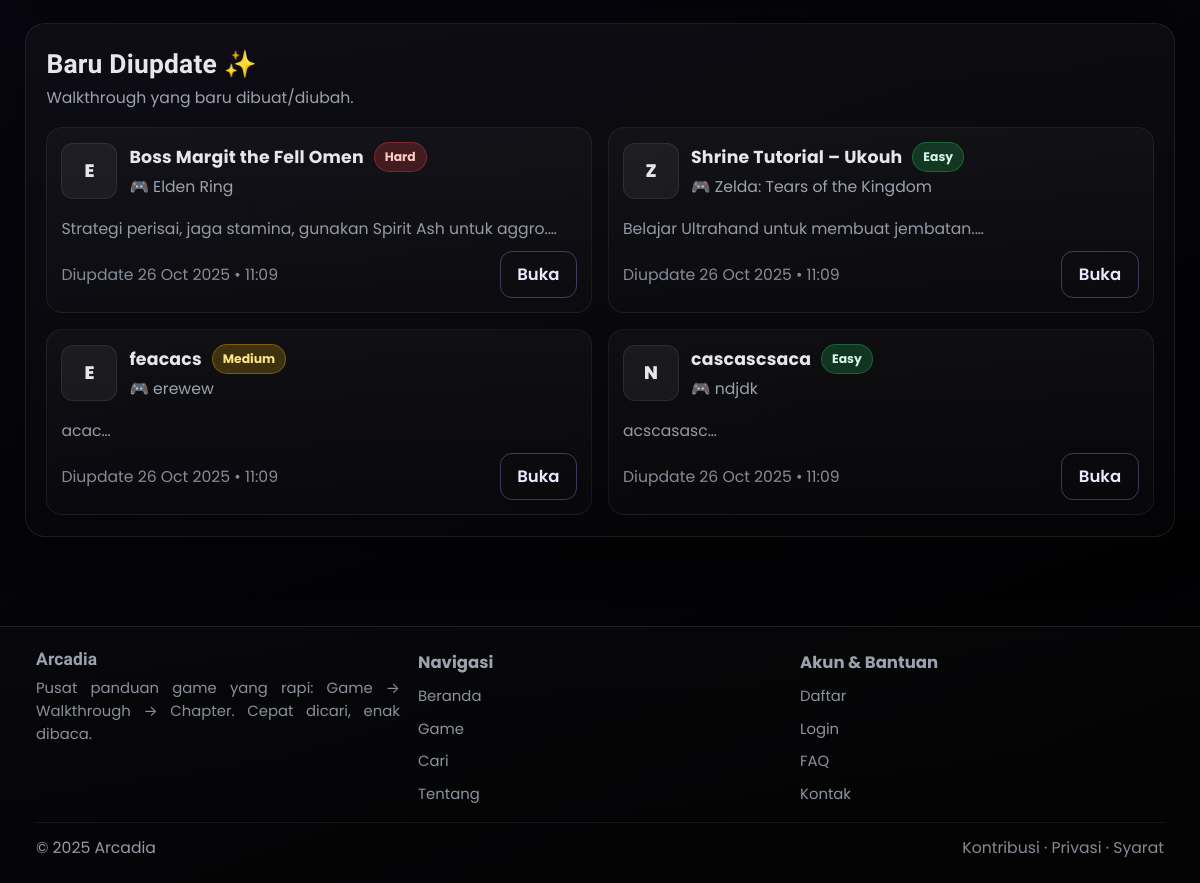
/public/index.php?genre=Action RPG (lower part), run on an earlier commit of the app's database.
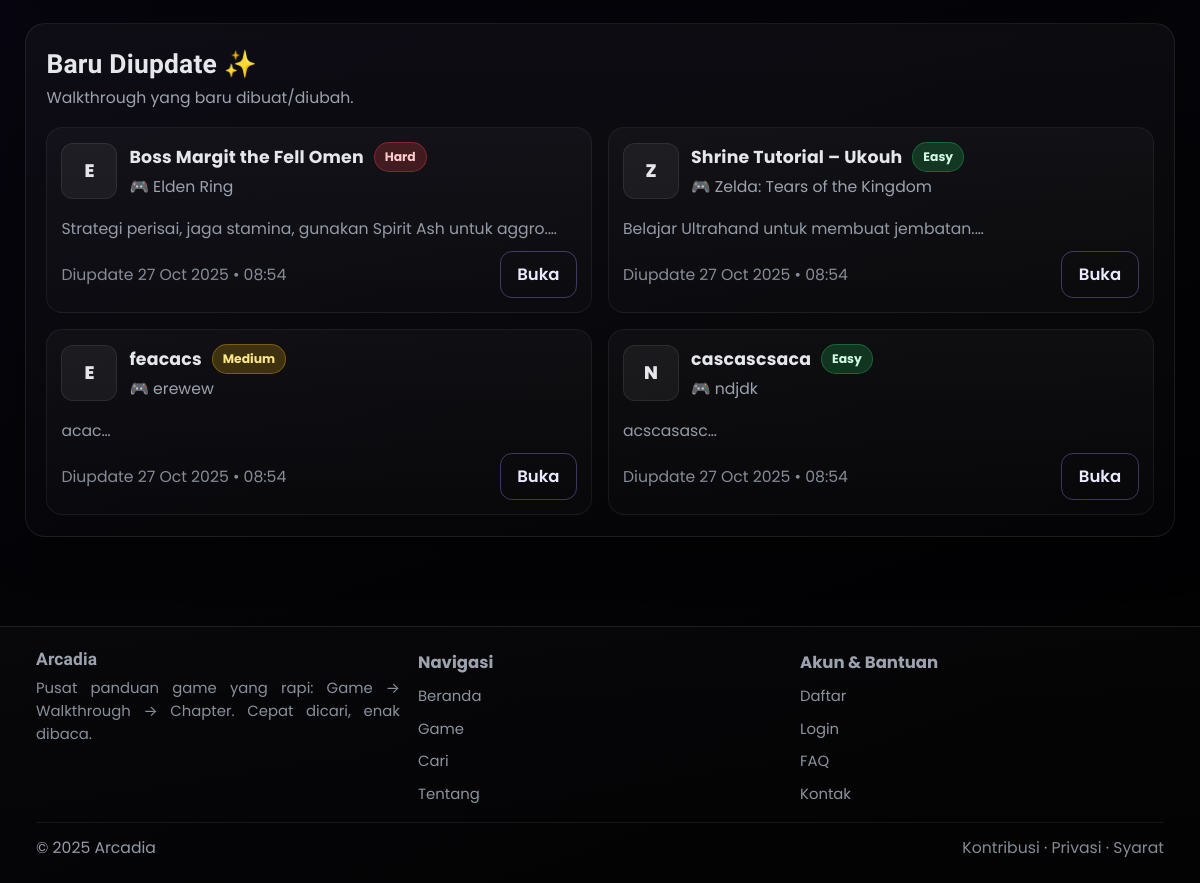
And on a later commit of the database.
### tables this page shows
CREATE TABLE `walkthroughs` (
  `id` int(11) NOT NULL,
  `game_id` int(11) NOT NULL,
  `title` varchar(150) NOT NULL,
  `overview` text DEFAULT NULL,
  `difficulty` enum('Easy','Medium','Hard') DEFAULT 'Medium',
  `created_at` datetime NOT NULL DEFAULT current_timestamp(),
  `updated_at` datetime DEFAULT NULL
);

CREATE TABLE `games` (
  `id` int(11) NOT NULL,
  `title` varchar(150) NOT NULL,
  `genre` varchar(80) DEFAULT NULL,
  `platform` varchar(80) DEFAULT NULL,
  `release_year` int(11) DEFAULT NULL,
  `image_url` varchar(255) DEFAULT NULL,
  `description` text DEFAULT NULL
);

### lib/db.php (called while the page is built, shortened)
<?php
function db_all($mysqli, $sql, $params = [], $types = '')
{
  $stmt = $mysqli->prepare($sql);
  if ($params)
    $stmt->bind_param($types ?: str_repeat('s', count($params)), ...$params);
  $stmt->execute();
  $res = $stmt->get_result();
  $rows = $res ? $res->fetch_all(MYSQLI_ASSOC) : [];
  return $rows;
}
?>

### lib/helpers.php (called while the page is built, shortened)
<?php
function e($s)
{
  return htmlspecialchars((string) $s, ENT_QUOTES, 'UTF-8');
}
?>

### public/index.php (the view, shortened to what this page needs)
<?php
require_once __DIR__ . '/../config.php';
require_once __DIR__ . '/../lib/db.php';
require_once __DIR__ . '/../lib/helpers.php';
include __DIR__ . '/_header.php';
$hasUpdated = db_one(
  $mysqli,
  "SELECT COUNT(*) AS n
     FROM information_schema.COLUMNS
    WHERE TABLE_SCHEMA = DATABASE()
      AND TABLE_NAME = 'walkthroughs'
      AND COLUMN_NAME = 'updated_at'"
);
$hasCreated = db_one(
  $mysqli,
  "SELECT COUNT(*) AS n
     FROM information_schema.COLUMNS
    WHERE TABLE_SCHEMA = DATABASE()
      AND TABLE_NAME = 'walkthroughs'
      AND COLUMN_NAME = 'created_at'"
);
$useUpdated = (int)($hasUpdated['n'] ?? 0) > 0;
$useCreated = (int)($hasCreated['n'] ?? 0) > 0;
if ($useUpdated) {
  $recentWalks = db_all(
    $mysqli,
    "SELECT w.id, w.title, w.difficulty,
            COALESCE(w.updated_at, w.created_at) AS updated_at,
            LEFT(COALESCE(w.overview,''),140) AS preview,
            g.id AS game_id, g.title AS game_title, g.image_url AS game_image
       FROM walkthroughs w
       JOIN games g ON g.id = w.game_id
      ORDER BY COALESCE(w.updated_at, w.created_at) DESC
      LIMIT 6"
  );
}
?>
  <?php
  function diff_cls($d)
  {
    $d = strtolower(trim($d));
    return $d === 'easy' ? 'easy' : ($d === 'hard' ? 'hard' : 'medium');
  }
  ?>
<section class="section card">
  <h2 style="margin-bottom:.25rem">Baru Diupdate ✨</h2>
  <p class="small" style="margin:.15rem 0 1rem">Walkthrough yang baru dibuat/diubah.</p>
  <?php if (!$recentWalks): ?>
    <p class="small">Belum ada pembaruan.</p>
  <?php else: ?>
    <div class="upd-grid">
      <?php foreach ($recentWalks as $rw):
        $u = date('d M Y • H:i', strtotime($rw['updated_at']));
        $badge = diff_cls($rw['difficulty']);
        $openUrl = '/arcadia/public/walkthrough.php?id=' . (int)$rw['id'];
        if (!is_user_logged_in()) {
          $openUrl = '/arcadia/public/auth/login.php?next=' . urlencode($openUrl);
        }
        $initial = mb_strtoupper(mb_substr($rw['game_title'], 0, 1));
      ?>
        <article class="upd-card">
          <div class="upd-head">
            <div class="upd-ava" aria-hidden="true"><?= e($initial) ?></div>
            <div style="min-width:0">
              <div class="upd-titleWrap">
                <h3 class="upd-title"><a href="<?= e($openUrl) ?>"><?= e($rw['title']) ?></a></h3>
                <span class="badge diff <?= e($badge) ?>"><?= e($rw['difficulty']) ?></span>
              </div>
              <div class="small upd-meta">🎮
                <a class="link-lite" href="/arcadia/public/game.php?id=<?= (int)$rw['game_id'] ?>">
                  <?= e($rw['game_title']) ?>
                </a>
              </div>
            </div>
          </div>
          <?php if (trim((string)($rw['preview'] ?? '')) !== ''): ?>
            <div class="upd-preview small"><?= e($rw['preview']) ?>…</div>
          <?php endif; ?>
          <div class="upd-foot">
            <div class="upd-date small">Diupdate <?= e($u) ?></div>
            <a class="btn ghost btn-open" href="<?= e($openUrl) ?>">Buka</a>
          </div>
        </article>
      <?php endforeach; ?>
    </div>
  <?php endif; ?>
</section>
<?php include __DIR__ . '/_footer.php'; ?>

What changed in the data, as far as the page shows it:
changed walkthroughs "Boss Margit the Fell Omen": u "26 Oct 2025 • 11:09" → "27 Oct 2025 • 08:54"
changed walkthroughs "Shrine Tutorial – Ukouh": u "26 Oct 2025 • 11:09" → "27 Oct 2025 • 08:54"
changed walkthroughs "feacacs": u "26 Oct 2025 • 11:09" → "27 Oct 2025 • 08:54"
changed walkthroughs "cascascsaca": u "26 Oct 2025 • 11:09" → "27 Oct 2025 • 08:54"
